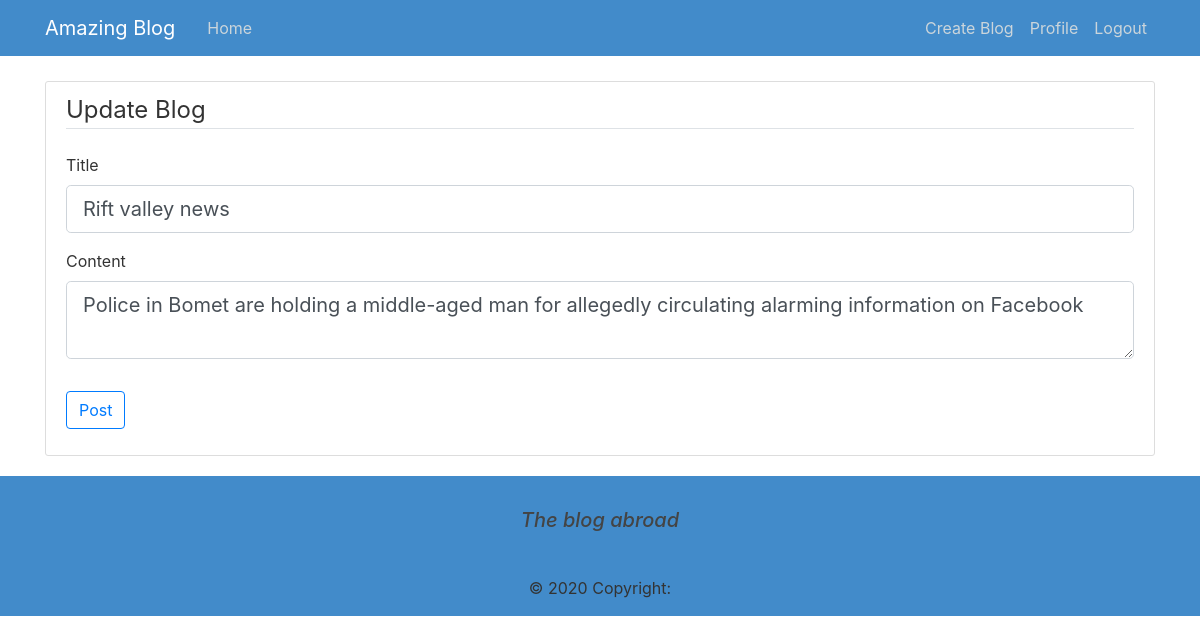
The app's page /post/3/update (signed in) with its own data.
### blog/models.py (models this page shows, shortened)
class Post(db.Model):
    id=db.Column(db.Integer,primary_key=True)
    title=db.Column(db.String(100),nullable=False)
    date_posted=db.Column(db.DateTime,nullable=False,default=datetime.utcnow)
    content=db.Column(db.Text,nullable=False)
    user_id=db.Column(db.Integer,db.ForeignKey('user.id'),nullable=False)

### blog/routes.py (the view)
@app.route("/post/<int:post_id>/update", methods=['GET', 'POST'])
@login_required
def update_post(post_id):
    post = Post.query.get_or_404(post_id)
    if post.author != current_user:
        abort(403)
    form = PostForm()
    if form.validate_on_submit():
        post.title = form.title.data
        post.content = form.content.data
        db.session.commit()
        flash('Your post has been updated!', 'success')
        return redirect(url_for('post', post_id=post.id))
    elif request.method == 'GET':
        form.title.data = post.title
        form.content.data = post.content
    return render_template('create_blog.html', title='Update Blog',
                        form=form, legend='Update Blog')

### blog/forms.py
class PostForm(FlaskForm):
    title = StringField('Title',
                        validators=[DataRequired()])
    content=TextAreaField('Content',validators=[DataRequired()])
    submit=SubmitField('Post')

### blog/models.py (called while the page is built)
@login_manager.user_loader
def load_user(user_id):
    return User.query.get(int(user_id))

### blog/templates/create_blog.html (shortened to what this page needs)
{% extends "design.html" %}
{% block content %}
<div class="content-section">
    <form method="POST" action="">
        <fieldset class="form-group">
            <legend class="border-bottom mb-4">{{legend}}</legend>
            <div class="form-group">
                {{ form.title.label(class="form-control-label") }}
                {% if form.title.errors %}
                    {{ form.title(class="form-control form-control-lg is-invalid") }}
                    <div class="invalid-feedback">
                        {% for error in form.title.errors %}
                            <span>{{ error }}</span>
                        {% endfor %}
                    </div>
                {% else %}
                    {{ form.title(class="form-control form-control-lg") }}
                {% endif %}
            </div>
            <div class="form-group">
                {{ form.content.label(class="form-control-label") }}
                {% if form.content.errors %}
                    {{ form.content(class="form-control form-control-lg is-invalid") }}
                    <div class="invalid-feedback">
                        {% for error in form.content.errors %}
                            <span>{{ error }}</span>
                        {% endfor %}
                    </div>
                {% else %}
                    {{ form.content(class="form-control form-control-lg") }}
                {% endif %}
            </div>
        </fieldset>
        <div class="form-group">
            {{ form.submit(class="btn btn-outline-primary") }}
        </div>
    </form>
</div>
{% endblock content %}

### blog/static/main.css (style rules this page uses)
body { color: #333333; margin-top: 5rem; }
.content-section { background: #ffffff; padding: 10px 20px; border: 1px solid #dddddd; border-radius: 3px; margin-bottom: 20px; }

### records on screen
Post: title "Rift valley news", content "Police in Bomet are holding a middle-aged man for allegedly circulating alarming information on Facebook"

### other values on screen
{{ legend }} "Update Blog"
